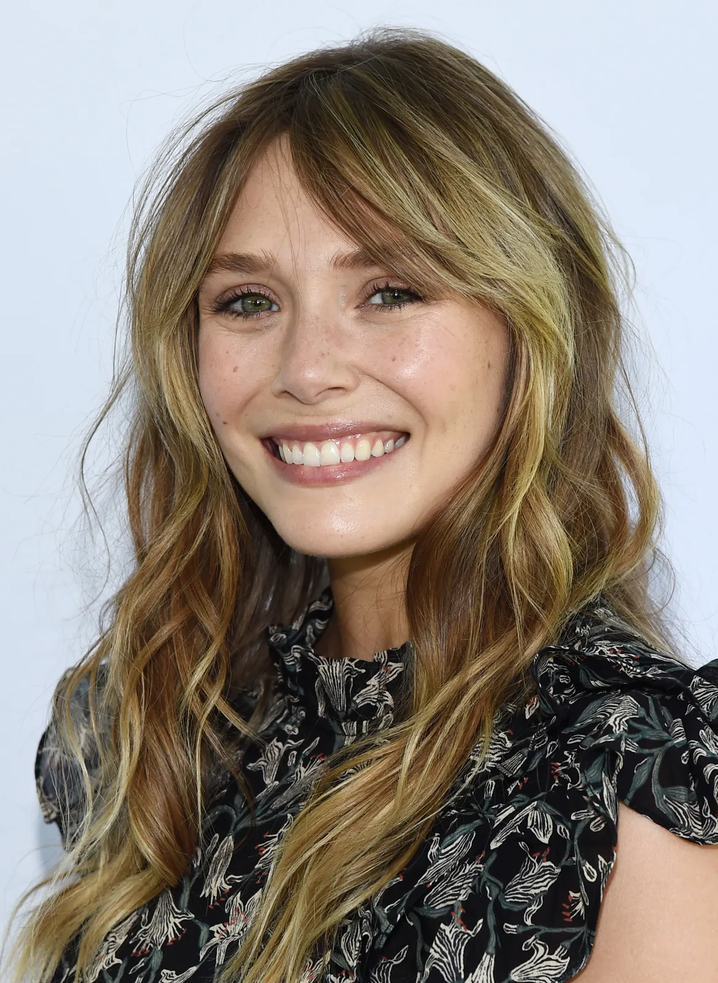
#> input picture Python/Image Libraries/images/elizabeth-olsen.png, 718 x 983 px, shrunk from 1168 x 1600 before the run
$ jupyter execute Manipulating-Images.ipynb
#> lines starting #> are read from the running program, lines starting #| are printed output that depends on the picture
[cell 1]
from PIL import Image
import cv2
import numpy as np
import matplotlib.pyplot as plt

[cell 2]
def show_image(image, dpi = 200):
    h, w, _ = image.shape
    plt.figure(figsize=(h / dpi, w / dpi))
    plt.imshow(image)
    plt.axis("off")

[cell 3]
elizabeth = cv2.imread("images/elizabeth-olsen.png")
#> elizabeth is the input picture: shape (983, 718, 3); mean B, G, R 120.4, 130.2, 139.8
elizabeth = cv2.cvtColor(elizabeth, cv2.COLOR_BGR2RGB)

show_image(elizabeth)

[cell 4]
# if you make changes in the copy the main image won't get modified and vice-versa
elizabeth_copy = elizabeth.copy()

elizabeth_copy[::] = 0 # change all pixel colors to 0 -> black
#> elizabeth_copy: shape (983, 718, 3); every value is 0
show_image(elizabeth_copy)

print('Memory Address of Elizabeth Image: ', id(elizabeth))
#| Memory Address of Elizabeth Image:  140550552291728
print('Memory Address of Elizabeth Copy Image: ', id(elizabeth_copy))
#| Memory Address of Elizabeth Copy Image:  140550192208976

[cell 5]
# Flipping/Mirroring Images

from PIL import ImageOps

elizabeth_olsen = Image.open('images/elizabeth-olsen.png')

im_flip = ImageOps.flip(elizabeth_olsen)
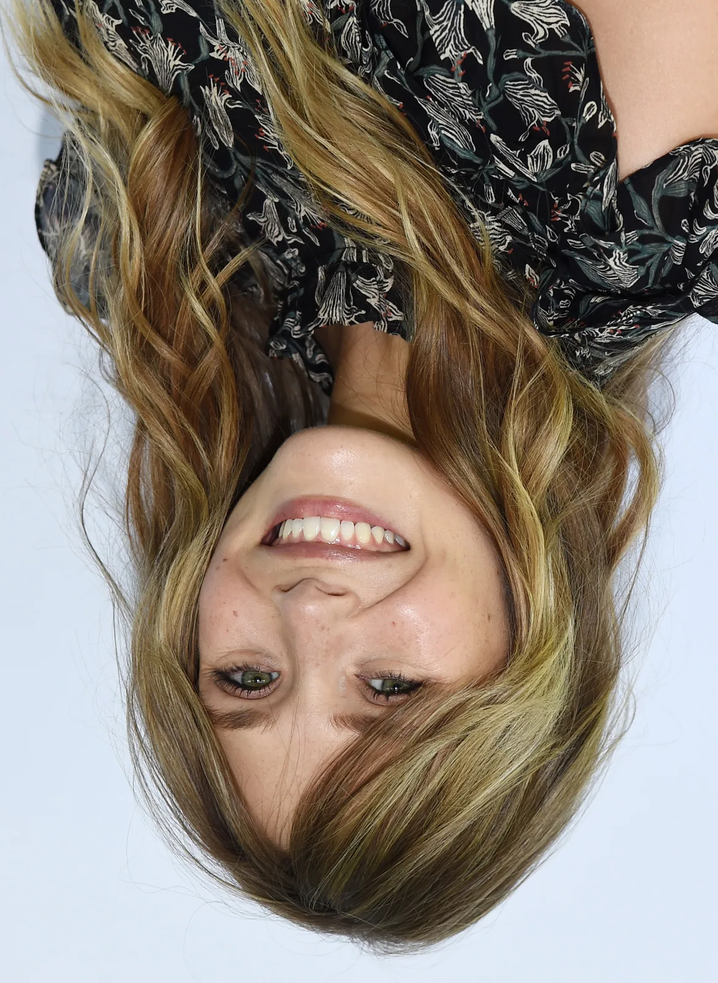
#> im_flip: PIL image 718x983 RGB; mean R, G, B 139.8, 130.2, 120.4

im_mirror = ImageOps.mirror(elizabeth_olsen)
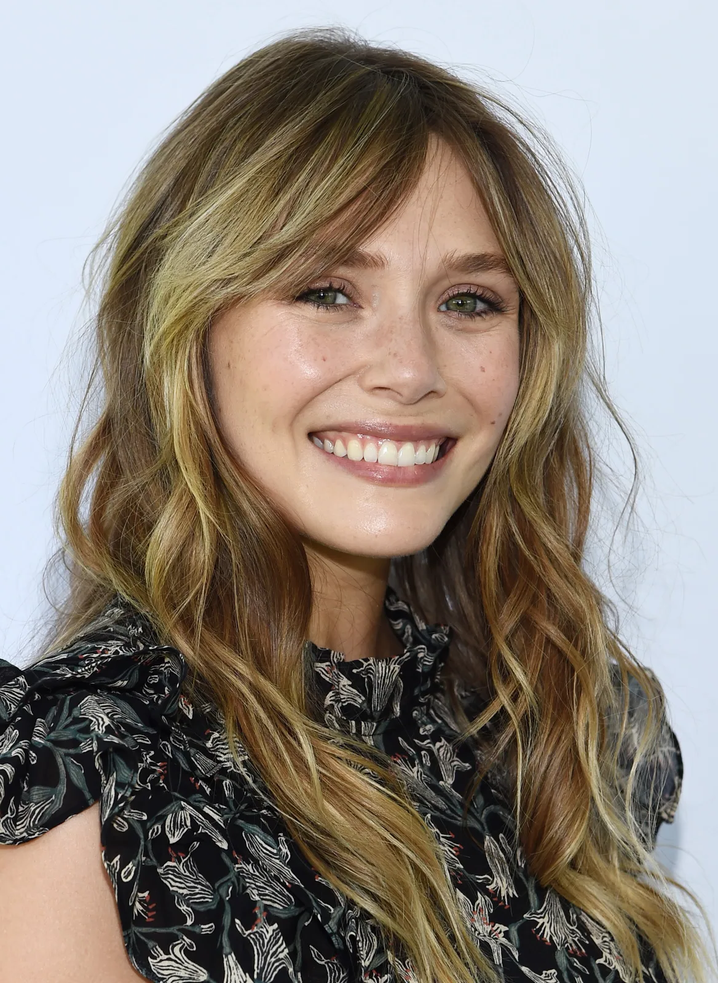
#> im_mirror: PIL image 718x983 RGB; mean R, G, B 139.8, 130.2, 120.4

plt.figure(figsize=(10, 5))

plt.subplot(1, 3, 1)
plt.title("Original")
plt.imshow(elizabeth)
plt.axis("off")

plt.subplot(1, 3, 2)
plt.title("Flipped")
plt.imshow(im_flip)
plt.axis("off")

plt.subplot(1, 3, 3)
plt.title("Mirrored")
plt.imshow(im_mirror)
plt.axis("off")

plt.show()
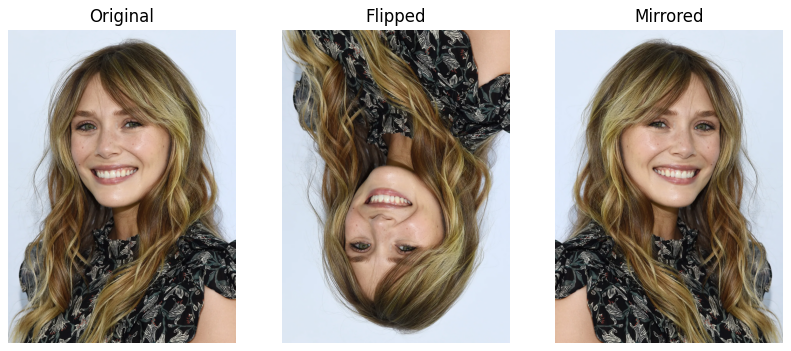
#> figure drawn by matplotlib, 3 panels

[cell 6]
# CV flip methods

im_flip = cv2.flip(elizabeth, 0) # 0 -> vertical, 1 -> horizontal
show_image(im_flip)

[cell 7]
im_rotate = cv2.rotate(elizabeth, cv2.ROTATE_90_CLOCKWISE)
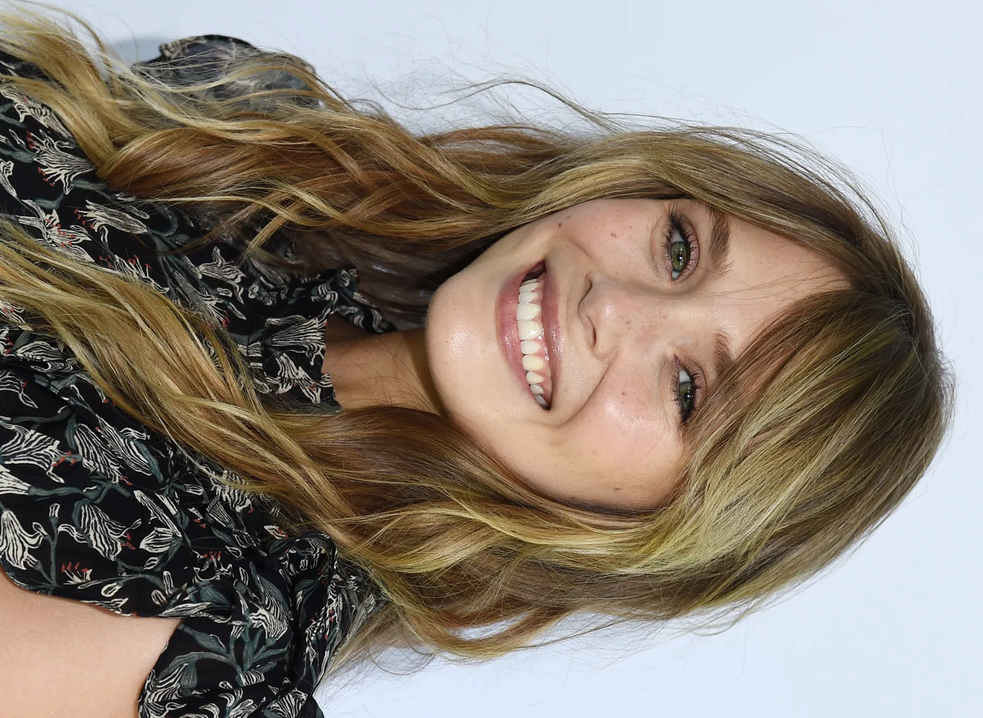
#> im_rotate: shape (718, 983, 3); mean R, G, B 139.8, 130.2, 120.4
show_image(im_rotate)

$ run again, with Python/Image Libraries/images/billie.png copied over Python/Image Libraries/images/elizabeth-olsen.png
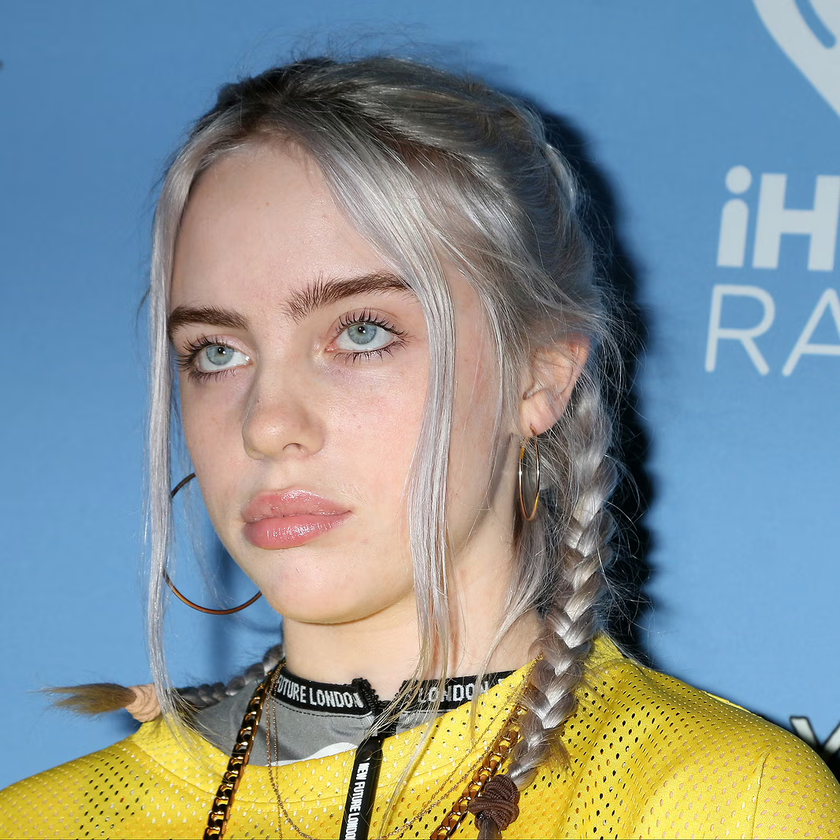
#> input picture Python/Image Libraries/images/billie.png, 840 x 840 px, shrunk from 1066 x 1067 before the run
#> elizabeth is the input picture: shape (840, 840, 3); mean B, G, R 146, 145.4, 133.6
#> elizabeth_copy: shape (840, 840, 3); every value is 0
#| Memory Address of Elizabeth Image:  140550191942416
#| Memory Address of Elizabeth Copy Image:  140550192226224
#> `im_mirror = ImageOps.mirror(elizabeth_olsen)`:
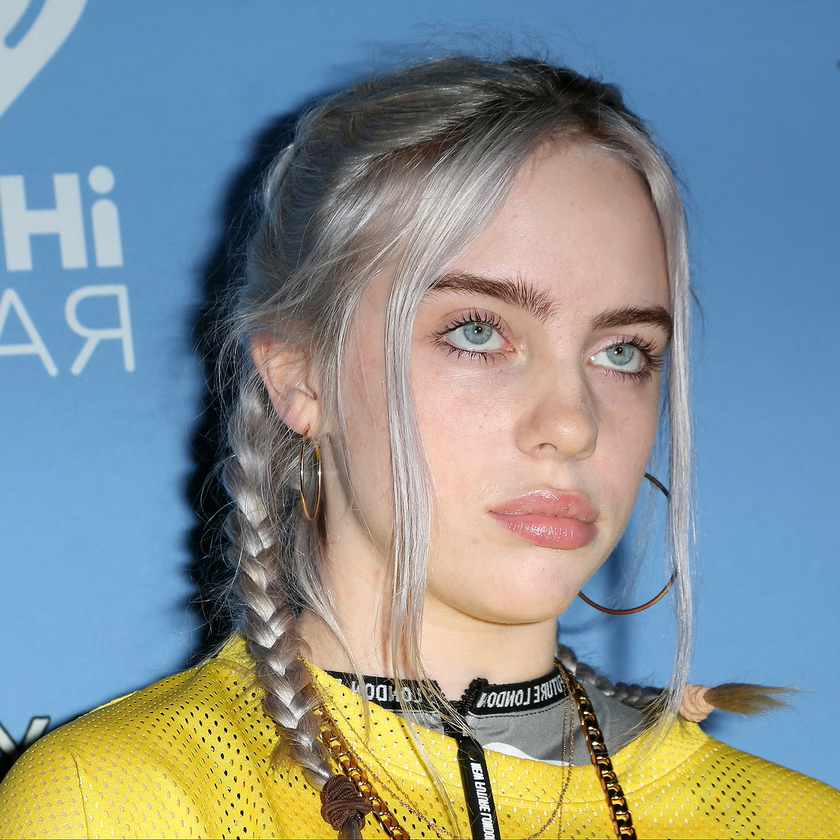
#> im_mirror: PIL image 840x840 RGB; mean R, G, B 133.6, 145.4, 146
#> `im_rotate = cv2.rotate(elizabeth, cv2.ROTATE_90_CLOCKWISE)`:
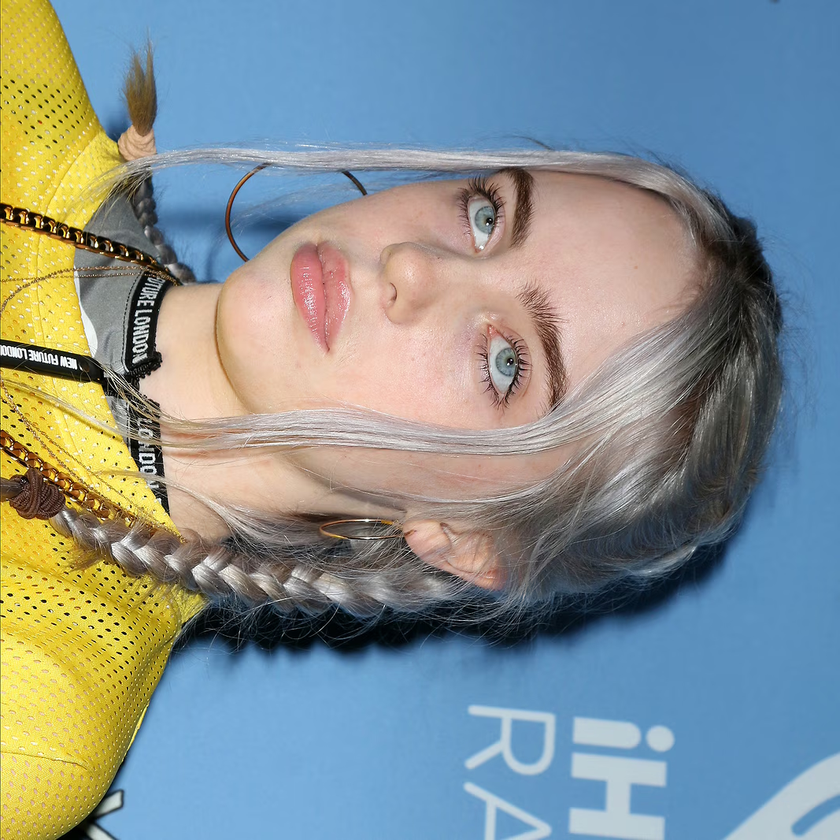
#> im_rotate: shape (840, 840, 3); mean R, G, B 133.6, 145.4, 146
